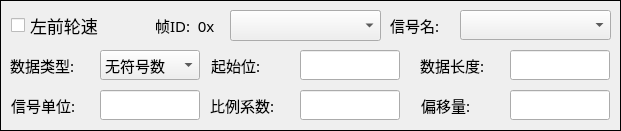
  <widget class="QFrame" name="frame_5">
   <property name="geometry">
    <rect>
     <x>10</x>
     <y>270</y>
     <width>621</width>
     <height>131</height>
    </rect>
   </property>
   <property name="frameShape">
    <enum>QFrame::Box</enum>
   </property>
   <property name="frameShadow">
    <enum>QFrame::Plain</enum>
   </property>
   <widget class="QComboBox" name="ComboBox_FLWheelSpd_SignalName">
    <property name="geometry">
     <rect>
      <x>460</x>
      <y>10</y>
      <width>151</width>
      <height>30</height>
     </rect>
    </property>
    <property name="font">
     <font>
      <pointsize>9</pointsize>
     </font>
    </property>
    <property name="currentIndex">
     <number>-1</number>
    </property>
   </widget>
   <widget class="QLineEdit" name="LineEdit_FLWheelSpd_Length">
    <property name="geometry">
     <rect>
      <x>510</x>
      <y>50</y>
      <width>100</width>
      <height>30</height>
     </rect>
    </property>
    <property name="font">
     <font>
      <pointsize>11</pointsize>
     </font>
    </property>
    <property name="alignment">
     <set>Qt::AlignRight|Qt::AlignTrailing|Qt::AlignVCenter</set>
    </property>
   </widget>
   <widget class="QLabel" name="label_26">
    <property name="geometry">
     <rect>
      <x>421</x>
      <y>90</y>
      <width>90</width>
      <height>30</height>
     </rect>
    </property>
    <property name="font">
     <font>
      <family>微软雅黑</family>
      <pointsize>11</pointsize>
     </font>
    </property>
    <property name="text">
     <string>偏移量:</string>
    </property>
   </widget>
   <widget class="QLabel" name="label_27">
    <property name="geometry">
     <rect>
      <x>211</x>
      <y>50</y>
      <width>90</width>
      <height>30</height>
     </rect>
    </property>
    <property name="font">
     <font>
      <family>微软雅黑</family>
      <pointsize>11</pointsize>
     </font>
    </property>
    <property name="text">
     <string>起始位:</string>
    </property>
   </widget>
   <widget class="QLineEdit" name="LineEdit_FLWheelSpd_Start">
    <property name="geometry">
     <rect>
      <x>300</x>
      <y>50</y>
      <width>100</width>
      <height>30</height>
     </rect>
    </property>
    <property name="font">
     <font>
      <pointsize>11</pointsize>
     </font>
    </property>
    <property name="alignment">
     <set>Qt::AlignRight|Qt::AlignTrailing|Qt::AlignVCenter</set>
    </property>
   </widget>
   <widget class="QLabel" name="label_28">
    <property name="geometry">
     <rect>
      <x>420</x>
      <y>50</y>
      <width>90</width>
      <height>30</height>
     </rect>
    </property>
    <property name="font">
     <font>
      <family>微软雅黑</family>
      <pointsize>11</pointsize>
     </font>
    </property>
    <property name="text">
     <string>数据长度:</string>
    </property>
   </widget>
   <widget class="QComboBox" name="ComboBox_FLWheelSpd_UorI">
    <property name="geometry">
     <rect>
      <x>100</x>
      <y>50</y>
      <width>100</width>
      <height>30</height>
     </rect>
    </property>
    <property name="font">
     <font>
      <pointsize>11</pointsize>
     </font>
    </property>
    <item>
     <property name="text">
      <string>无符号数</string>
     </property>
    </item>
    <item>
     <property name="text">
      <string>有符号数</string>
     </property>
    </item>
   </widget>
   <widget class="QLineEdit" name="LineEdit_FLWheelSpd_Offset">
    <property name="geometry">
     <rect>
      <x>510</x>
      <y>90</y>
      <width>100</width>
      <height>30</height>
     </rect>
    </property>
    <property name="font">
     <font>
      <pointsize>11</pointsize>
     </font>
    </property>
    <property name="text">
     <string/>
    </property>
    <property name="alignment">
     <set>Qt::AlignRight|Qt::AlignTrailing|Qt::AlignVCenter</set>
    </property>
   </widget>
   <widget class="QLineEdit" name="LineEdit_FLWheelSpd_ID">
    <property name="geometry">
     <rect>
      <x>230</x>
      <y>10</y>
      <width>151</width>
      <height>30</height>
     </rect>
    </property>
    <property name="font">
     <font>
      <pointsize>11</pointsize>
     </font>
    </property>
    <property name="text">
     <string/>
    </property>
    <property name="alignment">
     <set>Qt::AlignRight|Qt::AlignTrailing|Qt::AlignVCenter</set>
    </property>
   </widget>
   <widget class="QCheckBox" name="CheckBox_FLWheelSpd_En">
    <property name="geometry">
     <rect>
      <x>11</x>
      <y>10</y>
      <width>231</width>
      <height>31</height>
     </rect>
    </property>
    <property name="font">
     <font>
      <pointsize>13</pointsize>
     </font>
    </property>
    <property name="text">
     <string>左前轮速</string>
    </property>
   </widget>
   <widget class="QLabel" name="label_30">
    <property name="geometry">
     <rect>
      <x>10</x>
      <y>50</y>
      <width>90</width>
      <height>30</height>
     </rect>
    </property>
    <property name="font">
     <font>
      <family>微软雅黑</family>
      <pointsize>11</pointsize>
     </font>
    </property>
    <property name="text">
     <string>数据类型:</string>
    </property>
   </widget>
   <widget class="QLabel" name="Label_FLWheelSpd">
    <property name="geometry">
     <rect>
      <x>390</x>
      <y>10</y>
      <width>90</width>
      <height>30</height>
     </rect>
    </property>
    <property name="font">
     <font>
      <family>微软雅黑</family>
      <pointsize>11</pointsize>
     </font>
    </property>
    <property name="text">
     <string>信号名:</string>
    </property>
   </widget>
   <widget class="QLabel" name="label_50">
    <property name="geometry">
     <rect>
      <x>155</x>
      <y>10</y>
      <width>81</width>
      <height>30</height>
     </rect>
    </property>
    <property name="font">
     <font>
      <family>微软雅黑</family>
      <pointsize>11</pointsize>
     </font>
    </property>
    <property name="text">
     <string>帧ID:  0x</string>
    </property>
   </widget>
   <widget class="QLabel" name="label_29">
    <property name="geometry">
     <rect>
      <x>210</x>
      <y>90</y>
      <width>90</width>
      <height>30</height>
     </rect>
    </property>
    <property name="font">
     <font>
      <family>微软雅黑</family>
      <pointsize>11</pointsize>
     </font>
    </property>
    <property name="text">
     <string>比例系数:</string>
    </property>
   </widget>
   <widget class="QLineEdit" name="LineEdit_FLWheelSpd_Factor">
    <property name="geometry">
     <rect>
      <x>300</x>
      <y>90</y>
      <width>100</width>
      <height>30</height>
     </rect>
    </property>
    <property name="font">
     <font>
      <pointsize>11</pointsize>
     </font>
    </property>
    <property name="alignment">
     <set>Qt::AlignRight|Qt::AlignTrailing|Qt::AlignVCenter</set>
    </property>
   </widget>
   <widget class="QComboBox" name="ComboBox_FLWheelSpd_ID">
    <property name="geometry">
     <rect>
      <x>230</x>
      <y>10</y>
      <width>151</width>
      <height>31</height>
     </rect>
    </property>
   </widget>
   <widget class="QLabel" name="label_36">
    <property name="geometry">
     <rect>
      <x>11</x>
      <y>90</y>
      <width>90</width>
      <height>30</height>
     </rect>
    </property>
    <property name="font">
     <font>
      <family>微软雅黑</family>
      <pointsize>11</pointsize>
     </font>
    </property>
    <property name="text">
     <string>信号单位:</string>
    </property>
   </widget>
   <widget class="QLineEdit" name="LineEdit_FLWheelSpd_Unit">
    <property name="geometry">
     <rect>
      <x>100</x>
      <y>90</y>
      <width>100</width>
      <height>30</height>
     </rect>
    </property>
    <property name="font">
     <font>
      <pointsize>11</pointsize>
     </font>
    </property>
    <property name="alignment">
     <set>Qt::AlignRight|Qt::AlignTrailing|Qt::AlignVCenter</set>
    </property>
   </widget>
  </widget>
